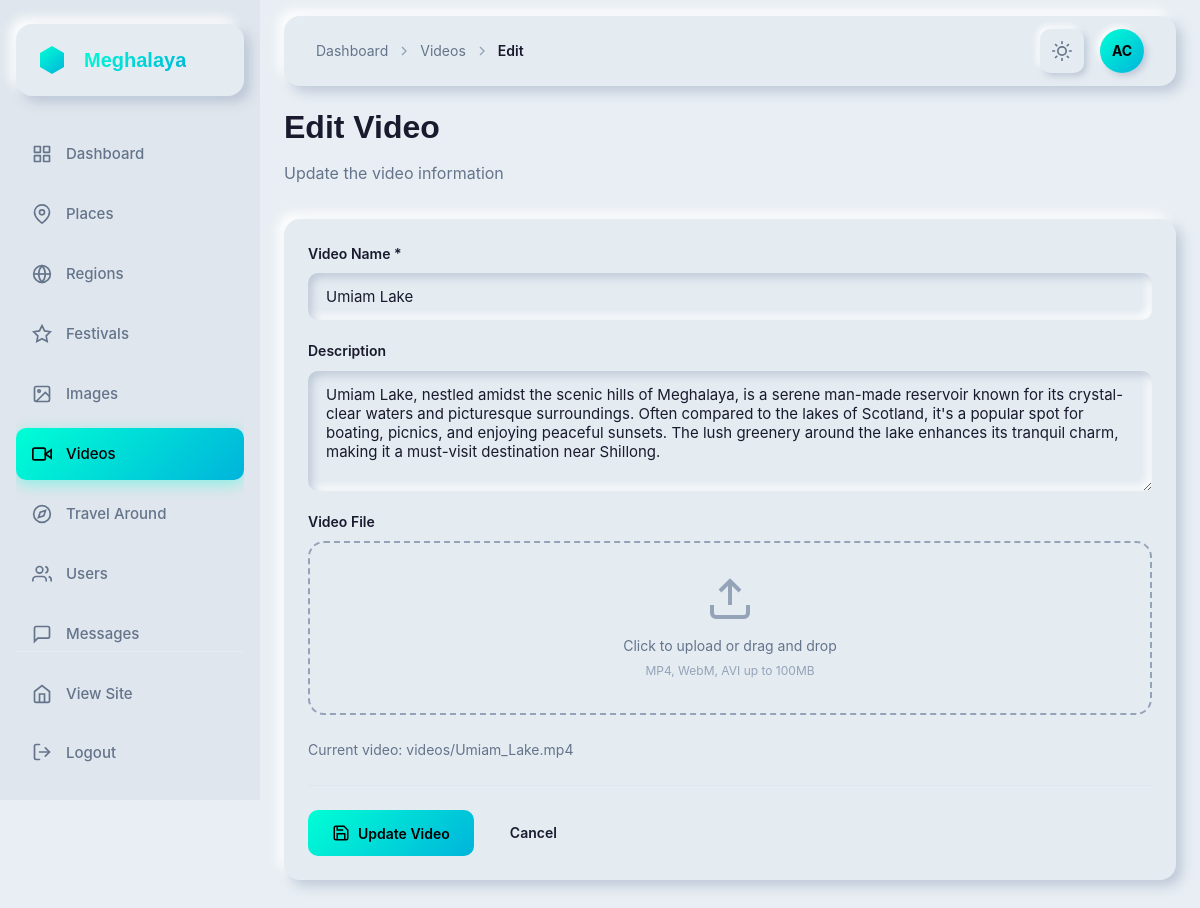
Page /dashboard/videos/2/edit/ (signed in) on the committed database.
### app/models.py (models this page shows, shortened)
class MeghalyaVideos(models.Model):
    name = models.CharField(max_length=150)
    video = models.FileField(upload_to='videos/',blank=True, null=True)  # this is the key addition
    description = models.TextField(default='')
    created_at = models.DateTimeField(auto_now_add=True)
    updated_at = models.DateTimeField(auto_now=True)

### app/dashboard_views.py (the view, shortened to what this page needs)
# urls.py: path('videos/<int:pk>/edit/', dashboard_views.dashboard_videos_edit, name='dashboard_videos_edit'),
@login_required
@user_passes_test(is_staff_or_superuser)
def dashboard_videos_edit(request, pk):
    video = get_object_or_404(MeghalyaVideos, pk=pk)
    return render(request, 'dashboard/videos_form.html', {'video': video})

### app/context_processors.py (called while the page is built)
def navbar_context(request):
    placeName = cache.get('navbar_places')
    if placeName is None:
        placeName = list(MeghalayaImages.objects.values('name').exclude(
            name__in=["Cherrapunji", "Police Bazar", "Seven Sister Falls", "Dawki River", "Cathedral of Mary"]
        ).distinct())
        cache.set('navbar_places', placeName, 300)
    return {
        'placeName': placeName
    }

### app/dashboard_views.py (called while the page is built)
def is_staff_or_superuser(user):
    return user.is_staff or user.is_superuser

### templates/dashboard/videos_form.html (shortened to what this page needs)
{% extends 'dashboard/base.html' %}
{% block breadcrumb %}
<svg class="breadcrumb-separator" width="16" height="16" viewBox="0 0 24 24" fill="none" stroke="currentColor" stroke-width="2">
    <polyline points="9 18 15 12 9 6"></polyline>
</svg>
<a href="{% url 'dashboard_videos' %}" class="breadcrumb-link">Videos</a>
<svg class="breadcrumb-separator" width="16" height="16" viewBox="0 0 24 24" fill="none" stroke="currentColor" stroke-width="2">
    <polyline points="9 18 15 12 9 6"></polyline>
</svg>
<span class="breadcrumb-current">{% if video %}Edit{% else %}Upload{% endif %}</span>
{% endblock %}
{% block content %}
<div class="title-section cascade-in">
    <h1 class="page-title">{% if video %}Edit Video{% else %}Upload New Video{% endif %}</h1>
    <p class="page-subtitle">{% if video %}Update the video information{% else %}Upload a new video to your website{% endif %}</p>
</div>
<div class="card nm-flat cascade-in">
    <form method="post" enctype="multipart/form-data" data-validate>
        <div class="form-grid">
            <div class="form-group full-width">
                <label class="form-label">Video Name *</label>
                <input type="text" name="name" class="nm-input" value="{{ video.name|default:'' }}" placeholder="Enter video name" required>
            </div>
            <div class="form-group full-width">
                <label class="form-label">Description</label>
                <textarea name="description" class="nm-input nm-textarea" placeholder="Enter description">{{ video.description|default:'' }}</textarea>
            </div>
            <div class="form-group full-width">
                <label class="form-label">Video File {% if not video %}*{% endif %}</label>
                <div class="file-upload">
                    <label class="file-upload-label">
                        <svg class="file-upload-icon" viewBox="0 0 24 24" fill="none" stroke="currentColor" stroke-width="2">
                            <path d="M21 15v4a2 2 0 0 1-2 2H5a2 2 0 0 1-2-2v-4"></path>
                            <polyline points="17 8 12 3 7 8"></polyline>
                            <line x1="12" y1="3" x2="12" y2="15"></line>
                        </svg>
                        <span class="file-upload-text">Click to upload or drag and drop</span>
                        <span class="file-upload-hint">MP4, WebM, AVI up to 100MB</span>
                    </label>
                </div>
                {% if video.video %}
                <div style="margin-top: 16px;">
                    <p style="color: var(--text-secondary); font-size: 14px;">Current video: {{ video.video.name }}</p>
                </div>
                {% endif %}
            </div>
        </div>
        <div class="form-actions">
            <button type="submit" class="btn-primary">
                <svg width="18" height="18" viewBox="0 0 24 24" fill="none" stroke="currentColor" stroke-width="2">
                    <path d="M19 21H5a2 2 0 0 1-2-2V5a2 2 0 0 1 2-2h11l5 5v11a2 2 0 0 1-2 2z"></path>
                    <polyline points="17 21 17 13 7 13 7 21"></polyline>
                    <polyline points="7 3 7 8 15 8"></polyline>
                </svg>
                {% if video %}Update Video{% else %}Upload Video{% endif %}
            </button>
            <a href="{% url 'dashboard_videos' %}" class="btn-secondary">Cancel</a>
        </div>
    </form>
</div>
{% endblock %}

### templates/dashboard/base.html (shortened to what this page needs)
{% load static %}
<!DOCTYPE html>
<html lang="en">
<head>
    <link href="https://api.fontshare.com/v2/css?f[]=general-sans@600,700&f[]=satoshi@400,500&display=swap" rel="stylesheet">
    <link rel="stylesheet" href="{% static 'css/dashboard.css' %}">
    <link rel="stylesheet" href="https://cdnjs.cloudflare.com/ajax/libs/font-awesome/6.4.0/css/all.min.css">
</head>
<body>
    <aside class="sidebar">
        <div class="sidebar-inner">
            <div class="logo-container nm-flat">
                <div class="logo-icon">
                </div>
                <span class="logo-text">Meghalaya</span>
            </div>
            <nav class="sidebar-nav">
                <a href="{% url 'dashboard_home' %}" class="sidebar-link {% if request.resolver_match.url_name == 'dashboard_home' %}active{% endif %}">
                    <div class="sidebar-link-icon">
                    </div>
                    <span>Dashboard</span>
                </a>
                <a href="{% url 'dashboard_places' %}" class="sidebar-link {% if 'places' in request.resolver_match.url_name %}active{% endif %}">
                    <div class="sidebar-link-icon">
                        <svg width="20" height="20" viewBox="0 0 24 24" fill="none" stroke="currentColor" stroke-width="2">
                            <path d="M21 10c0 7-9 13-9 13s-9-6-9-13a9 9 0 0 1 18 0z"></path>
                            <circle cx="12" cy="10" r="3"></circle>
                        </svg>
                    </div>
                    <span>Places</span>
                </a>
                <a href="{% url 'dashboard_regions' %}" class="sidebar-link {% if 'regions' in request.resolver_match.url_name %}active{% endif %}">
                    <div class="sidebar-link-icon">
                        <svg width="20" height="20" viewBox="0 0 24 24" fill="none" stroke="currentColor" stroke-width="2">
                            <circle cx="12" cy="12" r="10"></circle>
                            <line x1="2" y1="12" x2="22" y2="12"></line>
                            <path d="M12 2a15.3 15.3 0 0 1 4 10 15.3 15.3 0 0 1-4 10 15.3 15.3 0 0 1-4-10 15.3 15.3 0 0 1 4-10z"></path>
                        </svg>
                    </div>
                    <span>Regions</span>
                </a>
                <a href="{% url 'dashboard_festivals' %}" class="sidebar-link {% if 'festivals' in request.resolver_match.url_name %}active{% endif %}">
                    <div class="sidebar-link-icon">
                        <svg width="20" height="20" viewBox="0 0 24 24" fill="none" stroke="currentColor" stroke-width="2">
                            <polygon points="12 2 15.09 8.26 22 9.27 17 14.14 18.18 21.02 12 17.77 5.82 21.02 7 14.14 2 9.27 8.91 8.26 12 2"></polygon>
                        </svg>
                    </div>
                    <span>Festivals</span>
                </a>
                <a href="{% url 'dashboard_images' %}" class="sidebar-link {% if 'images' in request.resolver_match.url_name %}active{% endif %}">
                    <div class="sidebar-link-icon">
                        <svg width="20" height="20" viewBox="0 0 24 24" fill="none" stroke="currentColor" stroke-width="2">
                            <rect x="3" y="3" width="18" height="18" rx="2" ry="2"></rect>
                            <circle cx="8.5" cy="8.5" r="1.5"></circle>
                            <polyline points="21 15 16 10 5 21"></polyline>
                        </svg>
                    </div>
                    <span>Images</span>
                </a>
                <a href="{% url 'dashboard_videos' %}" class="sidebar-link {% if 'videos' in request.resolver_match.url_name %}active{% endif %}">
                    <div class="sidebar-link-icon">
                        <svg width="20" height="20" viewBox="0 0 24 24" fill="none" stroke="currentColor" stroke-width="2">
                            <polygon points="23 7 16 12 23 17 23 7"></polygon>
                            <rect x="1" y="5" width="15" height="14" rx="2" ry="2"></rect>
                        </svg>
                    </div>
                    <span>Videos</span>
                </a>
                <a href="{% url 'dashboard_travel' %}" class="sidebar-link {% if 'travel' in request.resolver_match.url_name %}active{% endif %}">
                    <div class="sidebar-link-icon">
                        <svg width="20" height="20" viewBox="0 0 24 24" fill="none" stroke="currentColor" stroke-width="2">
                            <circle cx="12" cy="12" r="10"></circle>
                            <polygon points="16.24 7.76 14.12 14.12 7.76 16.24 9.88 9.88 16.24 7.76"></polygon>
                        </svg>
                    </div>
                    <span>Travel Around</span>
                </a>
                <a href="{% url 'dashboard_users' %}" class="sidebar-link {% if 'users' in request.resolver_match.url_name %}active{% endif %}">
                    <div class="sidebar-link-icon">
                        <svg width="20" height="20" viewBox="0 0 24 24" fill="none" stroke="currentColor" stroke-width="2">
                            <path d="M17 21v-2a4 4 0 0 0-4-4H5a4 4 0 0 0-4 4v2"></path>
                            <circle cx="9" cy="7" r="4"></circle>
                            <path d="M23 21v-2a4 4 0 0 0-3-3.87"></path>
                            <path d="M16 3.13a4 4 0 0 1 0 7.75"></path>
                        </svg>
                    </div>
                    <span>Users</span>
                </a>
                <a href="{% url 'dashboard_messages' %}" class="sidebar-link {% if 'message' in request.resolver_match.url_name %}active{% endif %}">
                    <div class="sidebar-link-icon">
                        <svg width="20" height="20" viewBox="0 0 24 24" fill="none" stroke="currentColor" stroke-width="2">
                            <path d="M21 15a2 2 0 0 1-2 2H7l-4 4V5a2 2 0 0 1 2-2h14a2 2 0 0 1 2 2z"></path>
                        </svg>
                    </div>
                    <span>Messages</span>
                </a>
            </nav>
            <div class="sidebar-footer">
                <a href="{% url 'home' %}" class="sidebar-link">
                    <div class="sidebar-link-icon">
                        <svg width="20" height="20" viewBox="0 0 24 24" fill="none" stroke="currentColor" stroke-width="2">
                            <path d="M3 9l9-7 9 7v11a2 2 0 0 1-2 2H5a2 2 0 0 1-2-2z"></path>
                            <polyline points="9 22 9 12 15 12 15 22"></polyline>
                        </svg>
                    </div>
                    <span>View Site</span>
                </a>
                <form method="post" action="{% url 'logout' %}" class="sidebar-logout-form">
                    <button type="submit" class="sidebar-link logout-btn">
                        <div class="sidebar-link-icon">
                            <svg width="20" height="20" viewBox="0 0 24 24" fill="none" stroke="currentColor" stroke-width="2" stroke-linecap="round" stroke-linejoin="round">
                                <path d="M9 21H5a2 2 0 0 1-2-2V5a2 2 0 0 1 2-2h4"></path>
                                <polyline points="16 17 21 12 16 7"></polyline>
                                <line x1="21" y1="12" x2="9" y2="12"></line>
                            </svg>
                        </div>
                        <span>Logout</span>
                    </button>
                </form>
            </div>
        </div>
    </aside>
    <main class="main-content">
        <header class="header nm-flat">
            <div class="header-left">
                <nav class="breadcrumb">
                    <a href="{% url 'dashboard_home' %}" class="breadcrumb-link">Dashboard</a>
                    {% block breadcrumb %}{% endblock %}
                </nav>
            </div>
            <div class="header-right">
                <button class="header-btn nm-button theme-toggle" aria-label="Toggle theme" id="themeToggle">
                </button>
                <div class="profile-avatar">
                    <span class="avatar-text">{{ user.username|slice:":2"|upper }}</span>
                </div>
            </div>
        </header>
        <div class="content-wrapper">
            {% block content %}{% endblock %}
        </div>
    </main>
</body>
</html>

### rows in the picture
MeghalyaVideos: name "Umiam Lake", description "Umiam Lake, nestled amidst the scenic hills of Meghalaya, is a serene man-made reservoir known for its crystal-clear waters and picturesque surroundings. Often compared to the lakes of Scotland, it's a popular spot for boating, picnics, and enjoying peaceful sunsets. The lush greenery around the lake enhances its tranquil charm, making it a must-visit destination near Shillong.", video.name "videos/Umiam_Lake.mp4"

### other values in the picture
{{ user.username|slice:":2"|upper }} "AC"
